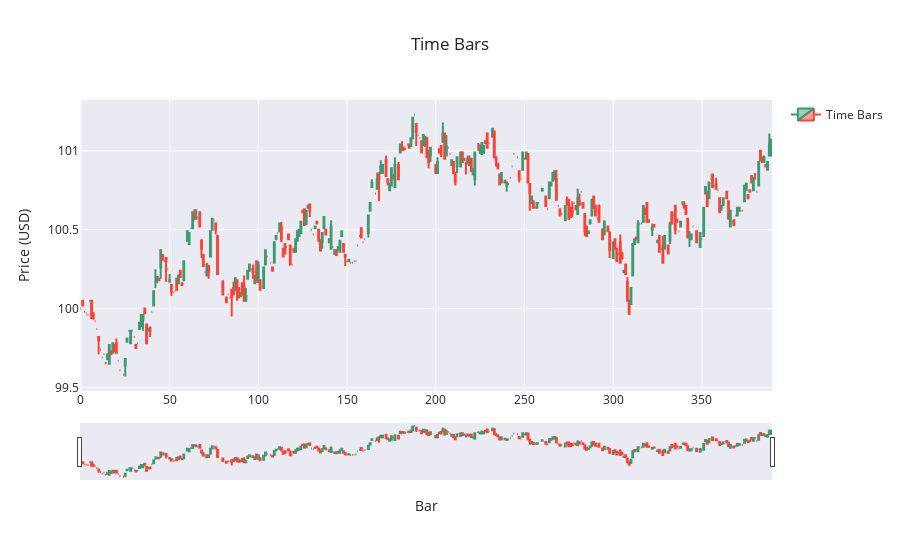

The code cell stored with this chart in its notebook:
### Markdown cell above
### Bar Chart

### Code cell
fig = go.Figure(data=[go.Candlestick(
    x=time_bars.index,
    open=time_bars['open'],
    high=time_bars['high'],
    low=time_bars['low'],
    close=time_bars['close'],
    name='Time Bars'
)])

fig.update_layout(
    title=f'Time Bars',
    yaxis_title='Price (USD)',
    xaxis_title='Bar',
    xaxis_rangeslider_visible=True, 
    template='seaborn', # other options: plotly, plotly_white, plotly_dark, simple_white
    showlegend=True,
)

### Figure 1 — Plotly figure (JSON) as saved in the notebook; plotly's stock layout.template omitted (floating-point values rounded to 4 significant figures; data arrays with more than 128 entries replaced by an {"elided": "..."} marker saying what was removed)
{"data": [{"close": {"elided": "390 float values"}, "high": {"elided": "390 float values"}, "low": {"elided": "390 float values"}, "name": "Time Bars", "open": {"elided": "390 float values"}, "type": "candlestick", "x": {"elided": "390 int values"}}], "layout": {"showlegend": true, "title": {"text": "Time Bars"}, "xaxis": {"rangeslider": {"visible": true}, "title": {"text": "Bar"}}, "yaxis": {"title": {"text": "Price (USD)"}}}}
